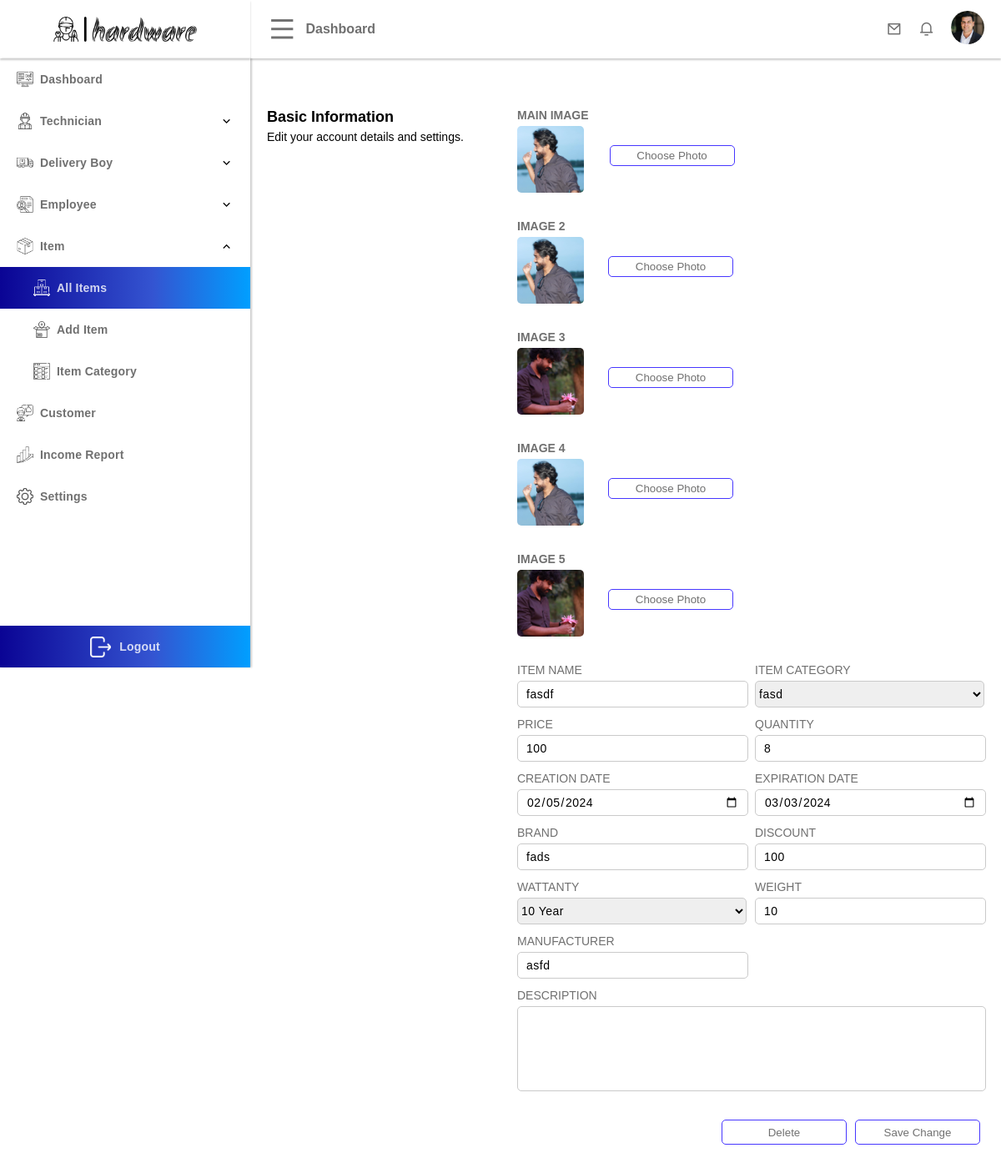
Page /public/admin/item-view.php?item_id=1 (signed in) on the committed database.
### tables this page shows
CREATE TABLE `user` (
  `user_id` int(50) NOT NULL,
  `first_name` varchar(100) NOT NULL,
  `last_name` varchar(100) NOT NULL,
  `email` varchar(200) NOT NULL,
  `phone_number` varchar(50) NOT NULL,
  `dob` varchar(255) NOT NULL,
  `house_no` varchar(50) NOT NULL,
  `state` varchar(50) NOT NULL,
  `city` varchar(50) NOT NULL,
  `account_type` varchar(50) NOT NULL,
  `profile_url` varchar(255) DEFAULT NULL,
  `password` varchar(255) NOT NULL,
  `security_question` int(11) DEFAULT NULL,
  `question_answer` varchar(255) DEFAULT NULL,
  `status` varchar(50) DEFAULT NULL,
  `activation_code` varchar(100) DEFAULT NULL,
  `latitude` varchar(50) DEFAULT NULL,
  `longitude` varchar(50) DEFAULT NULL
);

CREATE TABLE `item` (
  `item_id` int(100) NOT NULL,
  `item_category` int(100) NOT NULL,
  `name` varchar(100) NOT NULL,
  `price` int(50) NOT NULL,
  `stock_quantity` int(50) NOT NULL,
  `creation_date` date DEFAULT NULL,
  `expiration_date` date DEFAULT NULL,
  `brand` varchar(100) DEFAULT NULL,
  `discount` int(50) DEFAULT NULL,
  `warranty` varchar(50) NOT NULL,
  `weight` int(100) DEFAULT NULL,
  `manufacturer` varchar(255) DEFAULT NULL,
  `description` varchar(255) NOT NULL
);

### public/admin/item-view.php (the view, shortened to what the rows shown need)
<?php
include "../../config/database.php";
include "../../template/user-data.php";
$itemName = $itemCategory = $price = $quantity = $creationDate = $expirationDate = $brand = $discount = $warranty = $weight = $manufacturer = $description = $itemCategoryName = '';
$item_id = "";
if (isset($_GET['item_id'])) {
    $item_id = $_GET['item_id'];
}
$selectUserQuery = "SELECT * FROM `item` WHERE `item_id` = $item_id";
$result = $conn->query($selectUserQuery);
if ($result->num_rows > 0) {
    $row = $result->fetch_assoc();
    $itemName = $row['name'];
    $price = $row['price'];
    $quantity = $row['stock_quantity'];
    $creationDate = $row['creation_date'];
    $expirationDate = $row['expiration_date'];
    $brand = $row['brand'];
    $discount = $row['discount'];
    $warranty = $row['warranty'];
    $weight = $row['weight'];
    $manufacturer = $row['manufacturer'];
    $description = $row['description'];
} else {
    header('location: cashiers.php');
}
?>
<!DOCTYPE html>
<html lang="en">
<head>
    <link rel="stylesheet" href="../assets/css/style.css">
    <link rel="stylesheet" href="../assets/css/dashboard-menu.css">
    <link rel="stylesheet" href="../assets/css/dashboard-nav.css">
    <link rel="stylesheet" href="../assets/css/dashboard-technician.css">
    <link rel="stylesheet" href="../assets/css/button.css">
    <link rel="stylesheet" href="../assets/css/card.css">
    <link rel="stylesheet" href="../assets/css/search.css">
    <link rel="stylesheet" href="../assets/css/input.css">
    <link rel="stylesheet" href="../assets/css/dashboard-profile.css">
    <link href="https://cdn.jsdelivr.net/npm/remixicon@4.0.0/fonts/remixicon.css" rel="stylesheet" />
</head>
<body>
    <div class="container">
        <?php
        include "../../template/dashboard-nav.php";
        ?>
        <section class="active section">
            <div class="content">
                <form class="profile" method="POST" enctype="multipart/form-data">
                    <div class="profile-content">
                        <div class="profile-content-1">
                            <h1>Basic Information</h1>
                        </div>
                        <div class="profile-content-2">
                            <div class="profile-image">
                                <div class="profile-image-content-1">
                                    <h2>MAIN IMAGE</h2>
                                </div>
                            </div>
                            <div class="profile-image">
                                <div class="profile-image-content-1">
                                    <h2>IMAGE 2</h2>
                                </div>
                            </div>
                            <div class="profile-image">
                                <div class="profile-image-content-1">
                                    <h2>IMAGE 3</h2>
                                </div>
                            </div>
                            <div class="profile-image">
                                <div class="profile-image-content-1">
                                    <h2>IMAGE 4</h2>
                                </div>
                            </div>
                            <div class="profile-image">
                                <div class="profile-image-content-1">
                                    <h2>IMAGE 5</h2>
                                </div>
                            </div>
                            <div class="input-content">
                                <div class="input-two-content">
                                    <div class="input-two-content-1">
                                        <p>ITEM NAME</p>
                                        <input type="text" name="item_name" value="<?php echo $itemName ?>">
                                    </div>
                                </div>
                                <div class="input-two-content">
                                    <div class="input-two-content-1">
                                        <p>PRICE</p>
                                        <input type="text" name="price" value="<?php echo $price ?>">
                                    </div>
                                    <div class="input-two-content-2">
                                        <p>QUANTITY</p>
                                        <input type="text" name="quantity" value="<?php echo $quantity ?>">
                                    </div>
                                </div>
                                <div class="input-two-content">
                                    <div class="input-two-content-1">
                                        <p>CREATION DATE</p>
                                        <input type="date" name="creation_date" value="<?php echo $creationDate ?>">
                                    </div>
                                    <div class="input-two-content-2">
                                        <p>EXPIRATION DATE</p>
                                        <input type="date" name="expiration_date" value="<?php echo $expirationDate ?>">
                                    </div>
                                </div>
                                <div class="input-two-content">
                                    <div class="input-two-content-1">
                                        <p>BRAND</p>
                                        <input type="text" name="brand" value="<?php echo $brand ?>">
                                    </div>
                                    <div class="input-two-content-2">
                                        <p>DISCOUNT</p>
                                        <input type="text" name="discount" value="<?php echo $discount ?>">
                                    </div>
                                </div>
                                <div class="input-two-content">
                                    <div class="input-two-content-1">
                                        <p>WATTANTY</p>
                                        <select name="warranty" id="">
                                            <option value="10" <?php if ($warranty == 10) {
                                                                    echo 'selected';
                                                                } ?>>10 Year</option>
                                        </select>
                                    </div>
                                    <div class="input-two-content-2">
                                        <p>WEIGHT</p>
                                        <input type="text" name="weight" value="<?php echo $weight ?>">
                                    </div>
                                </div>
                                <div class="input-two-content">
                                    <div class="input-two-content-1">
                                        <p>MANUFACTURER</p>
                                        <input type="text" name="manufacturer" value="<?php echo $manufacturer ?>">
                                    </div>
                                </div>
                                <div class="input-one-content ">
                                    <p>DESCRIPTION</p>
                                    <textarea name="description" id="" cols="30" rows="10"><?php echo $description ?></textarea>
                                </div>
                            </div>
                        </div>
                    </div>
                </form>
            </div>
        </section>
    </div>
</body>
</html>

### template/dashboard-nav.php (shortened to what the rows shown need)
<?php
$this_profile_url = "";
if(isset($_SESSION['id']) && isset($_SESSION['account_type'])){
    if ($_SESSION['account_type'] == "customer") {
        $this_profile_url = "../assets/images/customer/".$user_profile_url;
    } else if ($_SESSION['account_type'] == "cashier") {
        $this_profile_url = "../assets/images/cashier/".$user_profile_url;
    } else if ($_SESSION['account_type'] == "technician") {
        $this_profile_url = "../assets/images/technician/".$user_profile_url;
    } else if ($_SESSION['account_type'] == "delivery_boy") {
        $this_profile_url = "../assets/images/delivery-boy/".$user_profile_url;
    } else if ($_SESSION['account_type'] == "admin") {
        $this_profile_url = "../assets/images/admin/".$user_profile_url;
    } else if ($_SESSION['account_type'] == "technical_team") {
        $this_profile_url = "../assets/images/technical_team/".$user_profile_url;
    }
}
?>
<!DOCTYPE html>
<html lang="en">
<head>
</head>
<body>
    <nav class="active nav">
        <div class="nav-content">
            <div class="nav-content-2">
                <a href="./settings.php">
                    <img src="<?php echo $this_profile_url?>" alt="">
                </a>
            </div>
        </div>
    </nav>
</body>
</html>

### rows in the picture
user: profile_url (picture)
item: item_name "fasdf", price "100", quantity "8", creation_date "02/05/2024", expiration_date "03/03/2024", brand "fads", discount "100", warranty "10 Year", weight "10", manufacturer "asfd"

### other values in the picture
form field item_category "fasd"
